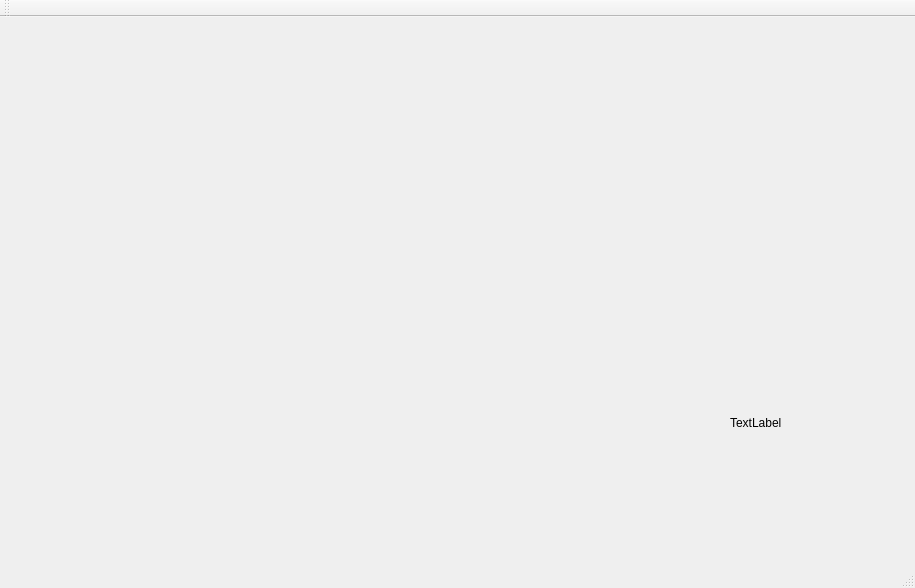
<?xml version="1.0" encoding="UTF-8"?>
<ui version="4.0">
 <class>CTestPoint2DDlgClass</class>
 <widget class="QMainWindow" name="CTestPoint2DDlgClass">
  <property name="geometry">
   <rect>
    <x>0</x>
    <y>0</y>
    <width>915</width>
    <height>588</height>
   </rect>
  </property>
  <property name="windowTitle">
   <string>CTestPoint2DDlg</string>
  </property>
  <widget class="QWidget" name="centralWidget">
   <widget class="QLabel" name="label">
    <property name="geometry">
     <rect>
      <x>730</x>
      <y>400</y>
      <width>54</width>
      <height>12</height>
     </rect>
    </property>
    <property name="text">
     <string>TextLabel</string>
    </property>
   </widget>
  </widget>
  <widget class="QMenuBar" name="menuBar">
   <property name="geometry">
    <rect>
     <x>0</x>
     <y>0</y>
     <width>915</width>
     <height>23</height>
    </rect>
   </property>
  </widget>
  <widget class="QToolBar" name="mainToolBar">
   <attribute name="toolBarArea">
    <enum>TopToolBarArea</enum>
   </attribute>
   <attribute name="toolBarBreak">
    <bool>false</bool>
   </attribute>
  </widget>
  <widget class="QStatusBar" name="statusBar"/>
 </widget>
 <layoutdefault spacing="6" margin="11"/>
 <resources>
  <include location="TestPoint2DDlg.qrc"/>
 </resources>
 <connections/>
 <slots>
  <slot>OnButtonClickedDistance()</slot>
 </slots>
</ui>
